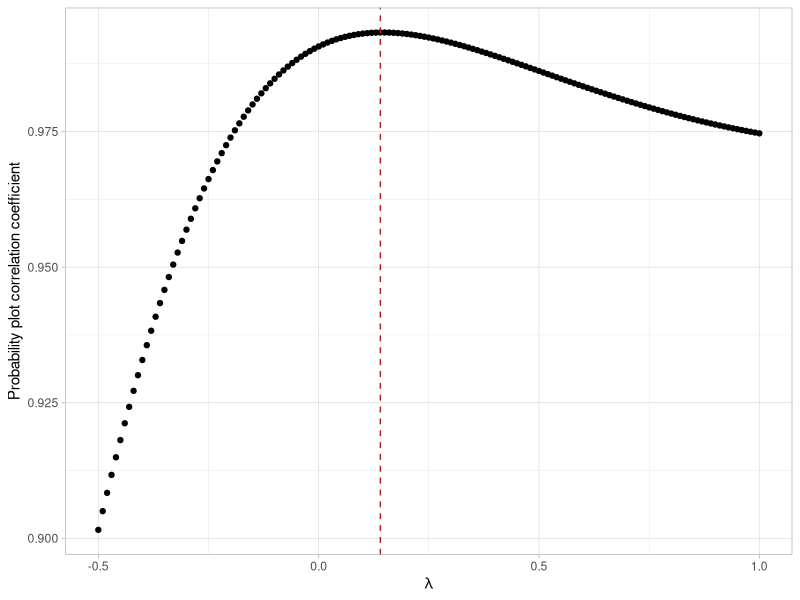

Here is the R script that generated this plot:
## ---- chunk 1
#| code-fold: true
#| label: setup-ppcc-plot
#| message: false
library(tidyverse)

# Uniform order statistic medians (Filliben, 1975)
uniform_medians <- function(n) {
  i <- seq_len(n)
  m <- numeric(n)
  m[1] <- 1 - 0.5^(1 / n)
  m[n] <- 0.5^(1 / n)
  if (n > 2) m[2:(n - 1)] <- (i[2:(n - 1)] - 0.3175) / (n + 0.365)
  m
}

# For a series of candidate shape-parameter values, generate the
# probability-plot order statistic medians from `qfun(p, shape)`,
# correlate them with the sorted data, and return the correlation
# (the probability plot correlation coefficient) as a function of shape.
ppcc_curve <- function(x, shapes, qfun) {
  n <- length(x)
  mm <- uniform_medians(n)
  xs <- sort(x)
  vapply(shapes, function(s) cor(xs, qfun(mm, s)), numeric(1))
}

ppcc_plot <- function(x, shapes, qfun, xlab = "Shape parameter") {
  ppcc <- ppcc_curve(x, shapes, qfun)
  best <- shapes[which.max(ppcc)]

  p <- tibble(shape = shapes, ppcc = ppcc) |>
    ggplot(aes(shape, ppcc)) +
    geom_point() +
    geom_vline(xintercept = best, linetype = "dashed", color = "firebrick") +
    labs(x = xlab, y = "Probability plot correlation coefficient") +
    theme_light()

  list(plot = p, best_shape = best, max_ppcc = max(ppcc))
}

# Tukey-Lambda percent point function (quantile function)
qtukey_lambda <- function(p, lambda) {
  if (abs(lambda) < 1e-8) return(log(p / (1 - p)))
  (p^lambda - (1 - p)^lambda) / lambda
}
## ---- chunk 2
#| code-fold: true
#| label: fig-ppcc-plot-sample
#| fig-cap: "Tukey-Lambda PPCC plot of 100 synthetic normal random numbers"
set.seed(7)
normal_sample <- rnorm(100)
shapes_fine <- seq(-0.5, 1, by = 0.01)
result_sample <- ppcc_plot(normal_sample, shapes_fine, qtukey_lambda, xlab = expression(lambda))
result_sample$plot
## ---- chunk 3
#| code-fold: true
#| label: ppcc-plot-sample-best
tibble(best_lambda = result_sample$best_shape, max_ppcc = result_sample$max_ppcc)
